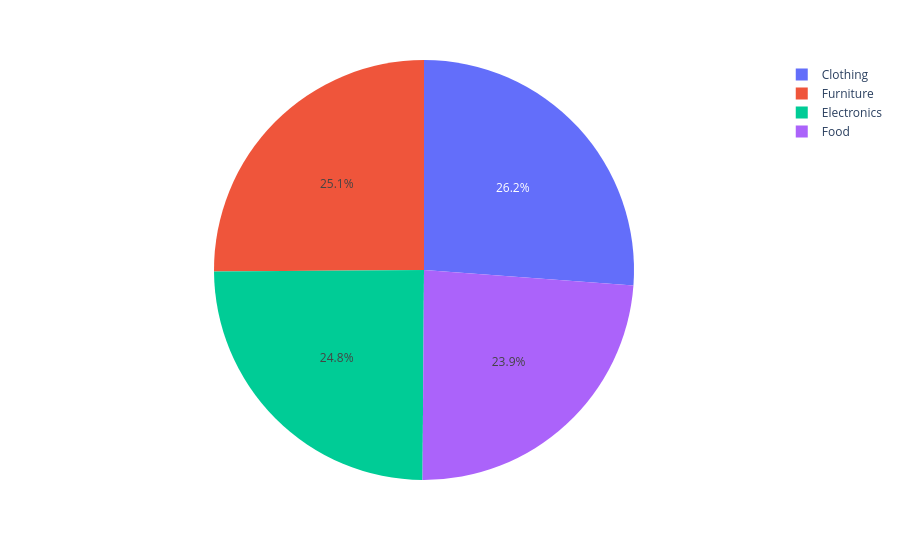

Notebook cell for this chart:
### Code cell
category_sales=df.groupby("Product_Category",as_index=False)["Sales_Amount"].sum()

fig=px.pie(category_sales,
           names="Product_Category",
           values="Sales_Amount")

fig.show()

### Figure 1 — Plotly figure (JSON) as saved in the notebook; plotly's stock layout.template omitted (floating-point values rounded to 4 significant figures)
{"data": [{"domain": {"x": [0, 1], "y": [0, 1]}, "hovertemplate": "Product_Category=%{label}<br>Sales_Amount=%{value}<extra></extra>", "labels": ["Clothing", "Electronics", "Food", "Furniture"], "legendgroup": "", "name": "", "showlegend": true, "type": "pie", "values": [1313000.0, 1243000.0, 1202000.0, 1261000.0]}], "layout": {"legend": {"tracegroupgap": 0}, "margin": {"t": 60}}}
